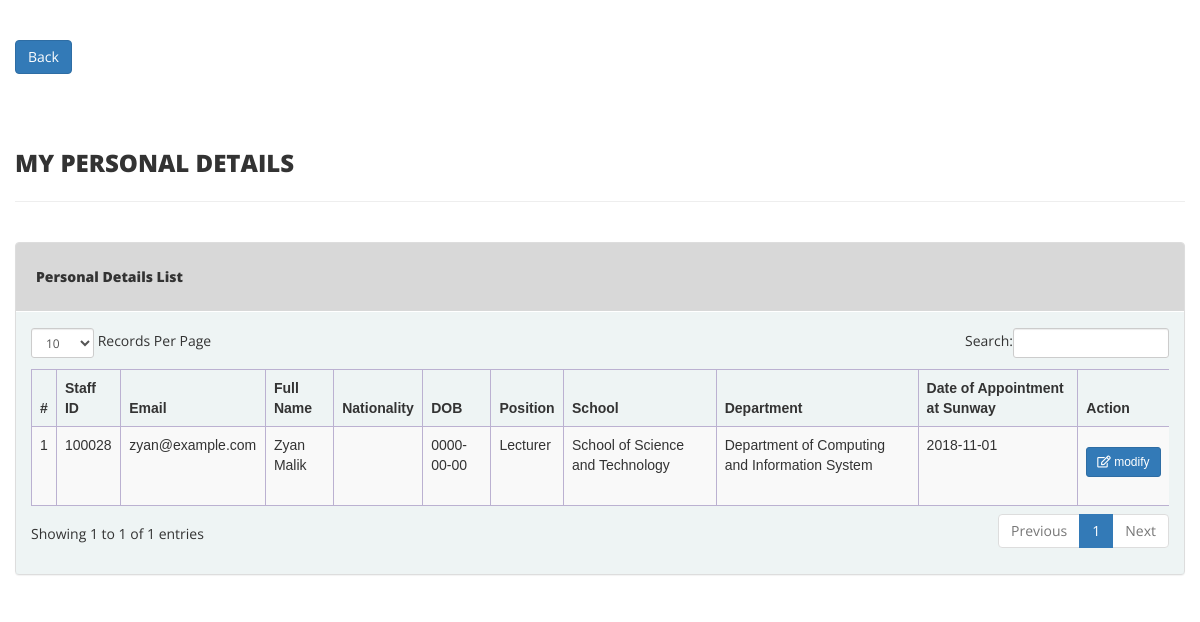
/fyp_HW/view-personal-details.php (signed in), run on the app's committed database.
### tables this page shows
CREATE TABLE `tbl_staffs` (
  `id` int(10) NOT NULL,
  `StaffId` varchar(6) NOT NULL,
  `firstName` varchar(255) NOT NULL,
  `lastName` varchar(255) NOT NULL,
  `nationality` varchar(255) NOT NULL,
  `dob` date NOT NULL,
  `email` varchar(255) NOT NULL,
  `startDate` date NOT NULL,
  `position` varchar(255) NOT NULL,
  `faculty` varchar(255) NOT NULL,
  `department` varchar(255) NOT NULL,
  `summary` varchar(50000) NOT NULL,
  `password` varchar(255) NOT NULL,
  `status` varchar(255) NOT NULL,
  `profile_picture` text,
  `created_on` timestamp NOT NULL DEFAULT CURRENT_TIMESTAMP,
  `updated_on` timestamp NOT NULL DEFAULT CURRENT_TIMESTAMP,
  `user_type` varchar(255) NOT NULL,
  `api_key` varchar(255) NOT NULL
);

### fyp_HW/view-personal-details.php (the view, shortened to what this page needs)
<?php
include('inc/config.php');
if(strlen($_SESSION['user_ID'])==0)
{
    header('location:index.php');
}
else{
    ?>
    <!DOCTYPE html>
    <html xmlns="http://www.w3.org/1999/xhtml">
    <head>
        <link href="assets/assets/css/bootstrap.css" rel="stylesheet" />
        <link href="assets/assets/css/font-awesome.css" rel="stylesheet" />
        <link href="assets/assets/js/dataTables/dataTables.bootstrap.css" rel="stylesheet" />
        <link href="assets/assets/css/style.css" rel="stylesheet" />
        <link rel="stylesheet" href="https://use.fontawesome.com/releases/v5.5.0/css/all.css">
    </head>
    <body>
    <div class="content-wrapper">
        <div class="container-fluid">
            <a class="btn btn-primary" href="dashboard.php" role="button">Back</a> <br><br><br>
            <div class="row pad-botm">
                <div class="col-md-12">
                    <h3 class="header-line">My Personal Details</h3>
                </div>
                <div class="row">
                </div>
            </div>
            <div class="row">
                <div class="col-md-12">
                    <div class="panel panel-default">
                        <div class="panel-heading" style="padding: 20px;" >
                            Personal Details List
                        </div>
                        <div class="panel-body">
                            <div class="table-responsive">
                                <table class="table table-striped table-bordered table-hover" id="dataTables-example">
                                    <thead>
                                    <tr>
                                        <th>#</th>
                                        <th>Staff ID</th>
                                        <th>Email</th>
                                        <th>Full Name</th>
                                        <th>Nationality</th>
                                        <th>DOB</th>
                                        <th>Position</th>
                                        <th>School</th>
                                        <th>Department</th>
                                        <th>Date of Appointment at Sunway</th>
                                        <th>Action</th>
                                    </tr>
                                    </thead>
                                    <tbody>
                                    <?php
                                    $user_ID = $_SESSION['user_ID'];
                                    $sql = "SELECT * from tbl_staffs where StaffId = :StaffId;";
                                    $query = $dbh -> prepare($sql);
                                    $query->bindParam(':StaffId', $user_ID, PDO::PARAM_STR);
                                    $query->execute();
                                    $results=$query->fetchAll(PDO::FETCH_OBJ);
                                    $cnt=1;
                                    if($query->rowCount() > 0) {
                                        foreach($results as $result) {
                                            ?>
                                            <tr class="odd gradeX">
                                                <td class="center"><?php echo htmlentities($cnt);?></td>
                                                <td class="center"><?php echo htmlentities($result->StaffId);?></td>
                                                <td class="center"><?php echo htmlentities($result->email)?></td>
                                                <td class="center"><?php echo htmlentities($result->firstName.' '.$result->lastName);?></td>
                                                <td class="center"><?php echo htmlentities($result->nationality);?></td>
                                                <td class="center"><?php echo htmlentities($result->dob);?></td>
                                                <td class="center"><?php echo htmlentities($result->position);?></td>
                                                <td class="center"><?php echo htmlentities($result->faculty);?></td>
                                                <td class="center"><?php echo htmlentities($result->department);?></td>
                                                <td class="center"><?php echo htmlentities($result->startDate);?></td>
                                                <td class="center">
                                                    <form action="personal.php"  method="get">
                                                        <button style="margin-top: 12px;" type="submit" class="btn btn-primary btn-sm update"><i class="far fa-edit"></i> modify</button>
                                                    </form>
                                                    <br/>
                                                </td>
                                            </tr>
                                            <?php $cnt=$cnt+1;}} ?>
                                    </tbody>
                                </table>
                            </div>
                        </div>
                    </div>
                </div>
            </div>
        </div>
    </div>
    </body>
    </html>
<?php } ?>

### fyp_HW/assets/assets/css/style.css (style rules this page uses)
.content-wrapper { margin-top: 40px; min-height:800px; padding-bottom:90px; }
.header-line { font-weight:900; padding-bottom:25px; border-bottom:1px solid #eeeeee; text-transform:uppercase; }
.pad-botm { padding-bottom:30px; }
.panel { background-color: #f0f0f0; }
.panel-default > .panel-heading { color: #333; font-weight: 800; background-color: #d8d8d8; border-color: #fff; }
table { font-family: 'Poppins', sans-serif; }
table.table-bordered { border:1px solid #bbb1d1; margin-top:20px; }
table.table-bordered > thead > tr > th { border:1px solid #bbb1d1; }
table.table-bordered > tbody > tr > td { border:1px solid #bbb1d1; }
.panel-body { background-color: #e6fbfc4d; }

### data on the page
tbl_staffs: StaffId "100028", email "zyan@example.com", firstName+lastName "Zyan Malik", dob "0000-00-00", position "Lecturer", faculty "School of Science and Technology", department "Department of Computing and Information System", startDate "2018-11-01"
